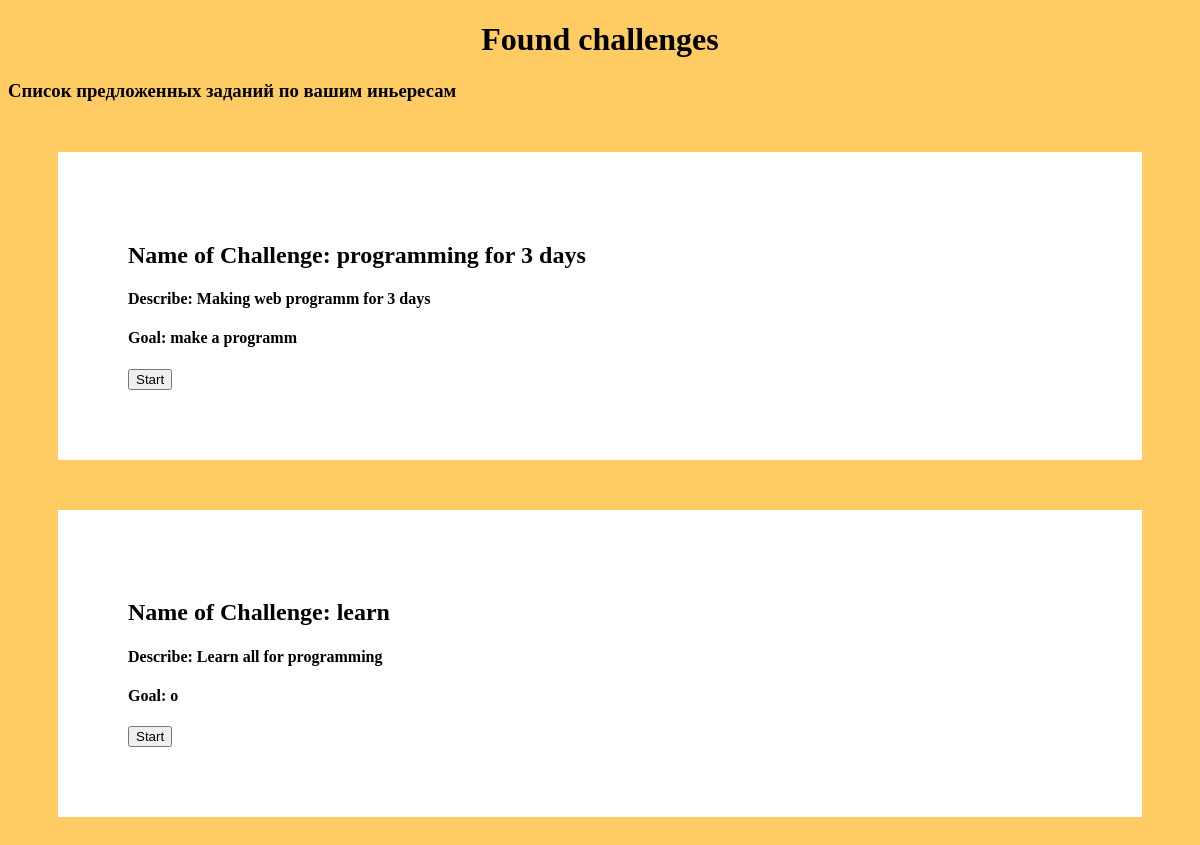
The app's page /found_challenges/ (signed in) with its own data.
### todo/models.py (models this page shows)
class Challenge(models.Model):
	challenge_name = models.CharField(max_length=50)
	goal = models.CharField(max_length=50)
	describe = models.TextField(max_length=200)
	deadline = models.DateTimeField(default=timezone.now)
	benefit = models.CharField(max_length=50)#польза от челенджа
	def __str__(self):
		return self.challenge_name

### todo/views.py (the view)
# urls.py: path('found_challenges/', views.get_successfully_found_challeges, name='successfullyfoundchalleges'),
@login_required(login_url='login/')
def get_successfully_found_challeges(request):
    if search_challenges_by_interests(request.user.interests) is not None:
        output_queryset = search_challenges_by_interests(request.user.interests).all()
        print(output_queryset)
    else:
        output_queryset = Challenge.objects.all()
        print(output_queryset)
    context = {
        'challenges':output_queryset
    }
    return render(request, 'challenge/found_challenges.html', context)

### todo/models.py (called while the page is built)
	def __str__(self):
		return self.interests

### todo/servieces.py (called while the page is built)
def search_challenges_by_interests(interests:str) -> List[Challenge]:
    if interests is not None:
        matches = Challenge.objects.filter(Q(challenge_name__icontains=interests) | Q(goal__icontains=interests) | Q(describe__icontains=interests))
    if interests is None or matches.first() == None:
        matches = Challenge.objects.all()
        return matches
    print(matches)
    return matches

### todo/templates/challenge/found_challenges.html (shortened to what this page needs)
{% extends 'challenge/challenge_wrapper.html' %}
{% block content %}
	<h1 align="center" >Found challenges</h1>
	<h3>Список предложенных заданий по вашим иньересам</h3>
	{% for challenge in challenges %}
		<div class="challenge-box">
			<h2>Name of Challenge: <b>{{challenge.challenge_name}}</b></h2>
			<h4>Describe: <b>{{challenge.describe}}</b></h4>
			<h4>Goal: <b>{{challenge.goal}}</b></h4>
			<div class="button-start">
			    <a href=""><button type="submit">Start</button></a>
			</div>
		</div>
	{% endfor %}
{% endblock %}

### todo/templates/challenge/challenge_wrapper.html (style rules this page uses)
body { background:#ffbd36c4; }

### todo/templates/challenge/found_challenges.html (style rules this page uses)
.challenge-box { margin: 50px; border: 4px; padding:70px; background: #ffff; }
.button-start { justify-content: center; }

### records on screen
Challenge: challenge_name "programming for 3 days", describe "Making web programm for 3 days", goal "make a programm"
Challenge: challenge_name "learn", describe "Learn all for programming", goal "o"
